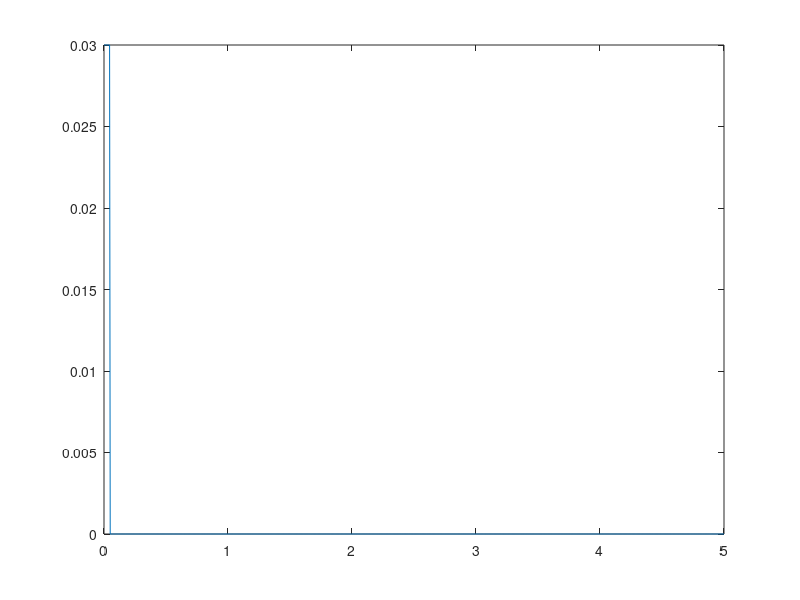

Write the MATLAB code that produced this figure.
%SYDE 351 Final Projct 
%Group 27
%Task 4a

%Assumptions: 
%   1) The floor signal starts flat for 2m
%   2) Each wheel recieves the signal 
%   3) The signal will represent the vertical displacement of the wheel 
%   4) The wheel is assumed to be rigid 

%floor dimensions given in m
threshold_width = 0.05;
threshold_height = 0.03;
floor_length = 5;
start_distance = 0;

%find square wave parameters
duty_cycle = threshold_width/(floor_length - start_distance)*100;

%create the plot
%x = 0:0.000001:floor_length;
%y = threshold_height*square((x - start_distance), duty_cycle) + threshold_height;
%plot (x,y)

x = linspace(0, floor_length, 1000);
y = zeros(size(x));

for i = 1:size(y, 2)
    if ((start_distance <= x(i)) && (x(i) <= start_distance + threshold_width))
        y(i) = threshold_height;
    else
        y(i) = 0;    
    end
end

plot(x, y);


% 
% syms x;
% y = piecewise((x<start_distance), 0,(start_distance<x)&(x<start_distance+threshold_width),threshold_height, (x>start_distance+threshold_width)&(x<floor_length), 0);
% fplot (x,y)